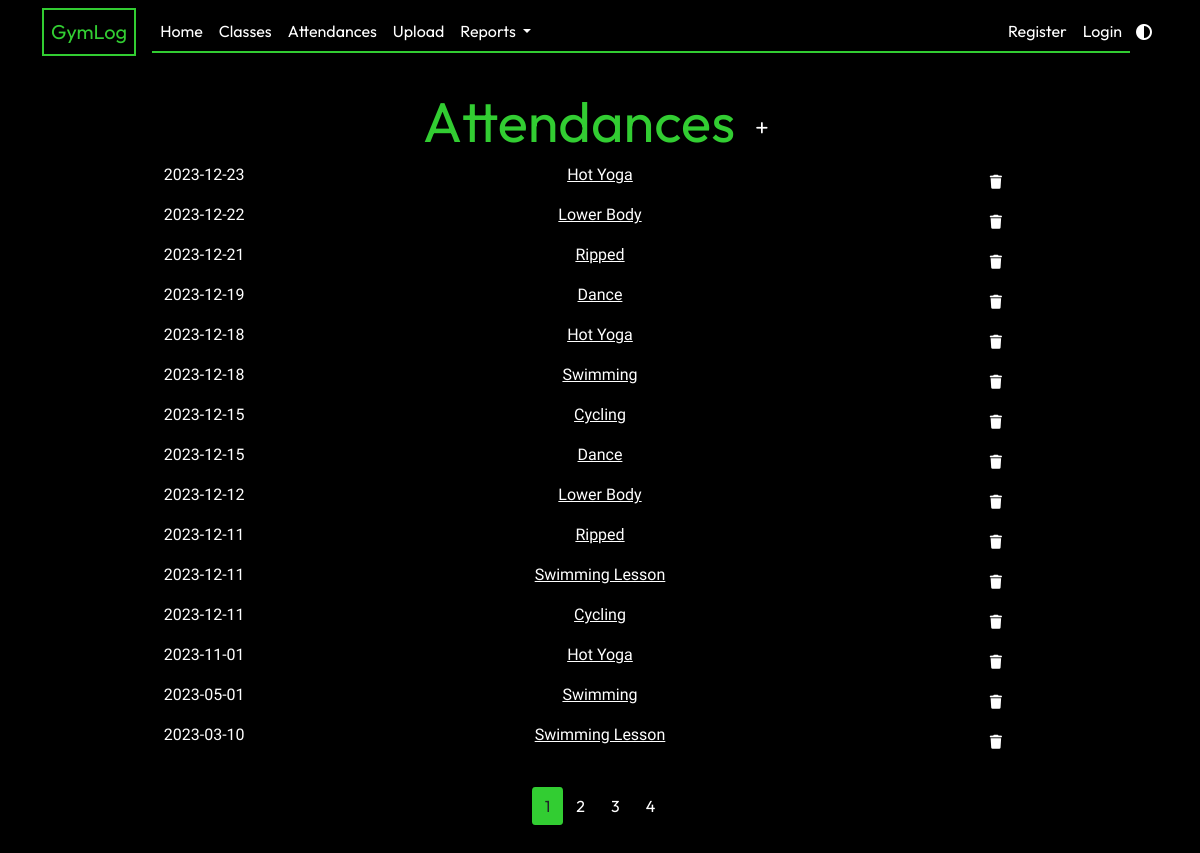
Screenshot of /attendances with the database file from the repository.
### app/models.py (models this page shows, shortened)
class Attendance(db.Model):
    id = db.Column(db.Integer, primary_key=True)
    class_id = db.Column(db.Integer, db.ForeignKey("gym_class.id"), nullable=False)
    date_attended = db.Column(db.Date, nullable=False, default=date.today)

class GymClass(db.Model):
    id = db.Column(db.Integer, primary_key=True)
    name = db.Column(db.String(20), unique=True, nullable=False)
    class_type = db.Column(db.String(3), default="Workout")
    attendance_list = db.relationship("Attendance", backref="class_taken", lazy=True)

### app/attendances/routes.py (the view)
@attendances.route("/attendances")
def show_attendances():
    page = request.args.get("page", 1, type=int)
    attendance_list = Attendance.query.order_by(
        Attendance.date_attended.desc()
    ).paginate(page=page, per_page=15)
    return render_template(
        "attendances.html", title="Attendances", attendance_list=attendance_list
    )

### app/templates/attendances.html (shortened to what this page needs)
{% extends "layout.html" %} {% block content %}
<div class="text-center mt-2">
  <h1 class="display-4">
    Attendances
    <a
      href="{{ url_for('attendances.new_attendance') }}"
      class="btn btn-sm btn-add"
      ><i class="fa-solid fa-plus"></i
    ></a>
  </h1>
</div>
<div class="row text-center">
  {% for a in attendance_list %}
  <div class="col-2">
    <p>{{ a.date_attended.strftime('%Y-%m-%d') }}</p>
  </div>
  <div class="col-8">
    <p>
      <a
        class="class-link"
        href="{{ url_for('classes.show_class', class_id=a.class_id) }}"
        >{{ a.class_taken.name }}</a
      >
    </p>
  </div>
  <div class="col-2">
    <button
      type="button"
      class="btn btn-other btn-sm m-1"
      data-bs-toggle="modal"
      data-bs-target="#deleteModal">
      <i class="fa-solid fa-trash"></i>
    </button>
  </div>
  {% endfor %}
</div>
<nav class="mt-4">
  <ul class="pagination justify-content-center">
    {% for page_num in attendance_list.iter_pages(left_edge=1, right_edge=1,
    left_current=1, right_current=2) %} {% if page_num %} {% if
    attendance_list.page == page_num %}
    <li>
      <a
        class="btn btn-current mb-4"
        href="{{ url_for('attendances.show_attendances', page=page_num) }}"
        >{{ page_num }}</a
      >
    </li>
    {% else %}
    <li>
      <a
        class="btn btn-other mb-4"
        href="{{ url_for('attendances.show_attendances', page=page_num) }}"
        >{{ page_num }}</a
      >
    </li>
    {% endif %} {% else %} ... {% endif %} {% endfor %}
  </ul>
</nav>
{% endblock content %}

### app/templates/layout.html (shortened to what this page needs)
<!DOCTYPE html>
<html lang="en">
  <head>
    <link
      href="https://cdn.jsdelivr.net/npm/bootstrap@5.0.2/dist/css/bootstrap.min.css"
      rel="stylesheet"
 />
    <link
      rel="stylesheet"
      type="text/css"
      href="{{ url_for('static', filename='main.css')}}" />
  </head>
  <body>
    <header>
      <nav class="navbar navbar-expand-lg fixed-top">
        <div class="container">
          <a class="navbar-brand brand" href="{{ url_for('main.home') }}"
            >GymLog</a
          >
          <div class="collapse navbar-collapse" id="navbarSupportedContent">
            <ul class="navbar-nav me-auto mb-2 mb-lg-0">
              <li class="nav-item">
                <a
                  class="nav-link"
                  aria-current="page"
                  href="{{ url_for('main.home') }}"
                  >Home</a
                >
              </li>
              <li class="nav-item">
                <a
                  class="nav-link nav-text"
                  href="{{ url_for('classes.show_classes') }}"
                  >Classes</a
                >
              </li>
              <li class="nav-item">
                <a
                  class="nav-link"
                  href="{{ url_for('attendances.show_attendances') }}"
                  >Attendances</a
                >
              </li>
              <li class="nav-item">
                <a class="nav-link" href="{{ url_for('upload.upload_csv') }}"
                  >Upload</a
                >
              </li>
              <li class="nav-item dropdown">
                <a
                  class="nav-link dropdown-toggle"
                  href="#"
                  id="navbarDropdown"
                  role="button"
                  data-bs-toggle="dropdown"
                  aria-expanded="false">
                  Reports
                </a>
              </li>
            </ul>
            <ul class="navbar-nav ms-auto mb-2 mb-lg-0">
              {% if current_user.is_authenticated %}
              <li class="nav-item">
                <a class="nav-link" href="{{ url_for('users.account') }}"
                  >Account</a
                >
              </li>
              <li class="nav-item">
                <a class="nav-link" href="{{ url_for('users.logout') }}"
                  >Logout</a
                >
              </li>
              {% else %}
              <li class="nav-item">
                <a class="nav-link" href="{{ url_for('users.register') }}"
                  >Register</a
                >
              </li>
              <li class="nav-item">
                <a class="nav-link" href="{{ url_for('users.login') }}"
                  >Login</a
                >
              </li>
              {% endif %}
            </ul>
          </div>
          <button id="lightModeToggle">
            <i class="fa-solid fa-circle-half-stroke"></i>
          </button>
        </div>
      </nav>
    </header>
    <main role="main" class="container">
      <div class="row justify-content-center">
        <div class="col-md-10">
           {% block content %}{% endblock
          %}
        </div>
      </div>
    </main>
  </body>
</html>

### app/static/main.css (style rules this page uses)
:root { --primary-color: black; --secondary-color: white; --accent-color: #32cd32; --typewriter-speed: 2s; --typewriter-chars: 17; }
body { background-color: var(--primary-color); color: var(--secondary-color); margin: 0; min-height: 100vh; font-family: "Roboto"; }
h1, h2, h3, h4 { color: var(--accent-color); font-family: Outfit; }
nav { font-family: Outfit; }
header { height: 10vh; }
#lightModeToggle { cursor: pointer; border: none; color: var(--secondary-color); background-color: var(--primary-color); }
#navbarSupportedContent { border-bottom: 2px solid var(--accent-color); }
main { display: grid; }
.brand { color: var(--accent-color); border: 2px solid var(--accent-color); padding: 7px; }
.nav-link { color: var(--secondary-color); }
.btn-current { background-color: var(--accent-color); border-radius: 10% 10%; }
.btn-other { background-color: transparent; color: var(--secondary-color); }
.btn-add { background-color: transparent; color: var(--secondary-color); border-radius: 50%; }
.class-link { color: var(--secondary-color); }

### rows the page displays
Attendance: date_attended "2023-12-23", class_taken.name "Hot Yoga"
Attendance: date_attended "2023-12-22", class_taken.name "Lower Body"
Attendance: date_attended "2023-12-21", class_taken.name "Ripped"
Attendance: date_attended "2023-12-19", class_taken.name "Dance"
Attendance: date_attended "2023-12-18", class_taken.name "Hot Yoga"
Attendance: date_attended "2023-12-18", class_taken.name "Swimming"
Attendance: date_attended "2023-12-15", class_taken.name "Cycling"
Attendance: date_attended "2023-12-15", class_taken.name "Dance"
Attendance: date_attended "2023-12-12", class_taken.name "Lower Body"
Attendance: date_attended "2023-12-11", class_taken.name "Ripped"
Attendance: date_attended "2023-12-11", class_taken.name "Swimming Lesson"
Attendance: date_attended "2023-12-11", class_taken.name "Cycling"
Attendance: date_attended "2023-11-01", class_taken.name "Hot Yoga"
Attendance: date_attended "2023-05-01", class_taken.name "Swimming"
Attendance: date_attended "2023-03-10", class_taken.name "Swimming Lesson"

### other values shown
{{ page_num }} "1"
{{ page_num }} "2" "3" "4"
